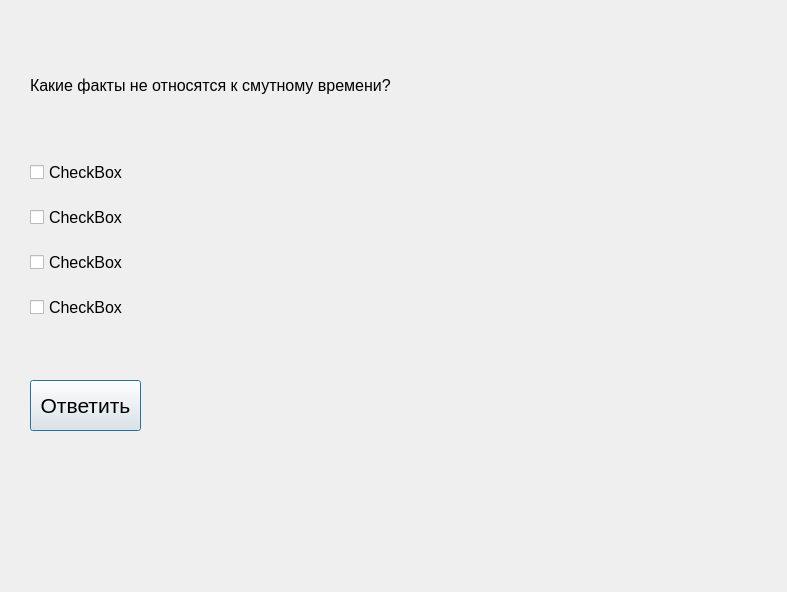
<?xml version="1.0" encoding="UTF-8"?>
<ui version="4.0">
 <class>Dialog</class>
 <widget class="QDialog" name="Dialog">
  <property name="geometry">
   <rect>
    <x>0</x>
    <y>0</y>
    <width>787</width>
    <height>592</height>
   </rect>
  </property>
  <property name="windowTitle">
   <string>Dialog</string>
  </property>
  <widget class="QLabel" name="label">
   <property name="geometry">
    <rect>
     <x>30</x>
     <y>10</y>
     <width>421</width>
     <height>151</height>
    </rect>
   </property>
   <property name="font">
    <font>
     <pointsize>12</pointsize>
    </font>
   </property>
   <property name="text">
    <string>Какие факты не относятся к смутному времени?</string>
   </property>
  </widget>
  <widget class="QWidget" name="formLayoutWidget">
   <property name="geometry">
    <rect>
     <x>30</x>
     <y>160</y>
     <width>271</width>
     <height>191</height>
    </rect>
   </property>
   <layout class="QFormLayout" name="formLayout">
    <property name="horizontalSpacing">
     <number>12</number>
    </property>
    <property name="verticalSpacing">
     <number>20</number>
    </property>
    <item row="0" column="0">
     <widget class="QCheckBox" name="checkBox">
      <property name="font">
       <font>
        <pointsize>12</pointsize>
       </font>
      </property>
      <property name="text">
       <string>CheckBox</string>
      </property>
     </widget>
    </item>
    <item row="1" column="0">
     <widget class="QCheckBox" name="checkBox_2">
      <property name="font">
       <font>
        <pointsize>12</pointsize>
       </font>
      </property>
      <property name="text">
       <string>CheckBox</string>
      </property>
     </widget>
    </item>
    <item row="2" column="0">
     <widget class="QCheckBox" name="checkBox_3">
      <property name="font">
       <font>
        <pointsize>12</pointsize>
       </font>
      </property>
      <property name="text">
       <string>CheckBox</string>
      </property>
     </widget>
    </item>
    <item row="3" column="0">
     <widget class="QCheckBox" name="checkBox_4">
      <property name="font">
       <font>
        <pointsize>12</pointsize>
       </font>
      </property>
      <property name="text">
       <string>CheckBox</string>
      </property>
     </widget>
    </item>
   </layout>
  </widget>
  <widget class="QPushButton" name="pushButton">
   <property name="geometry">
    <rect>
     <x>30</x>
     <y>380</y>
     <width>111</width>
     <height>51</height>
    </rect>
   </property>
   <property name="font">
    <font>
     <pointsize>16</pointsize>
    </font>
   </property>
   <property name="text">
    <string>Ответить</string>
   </property>
  </widget>
 </widget>
 <resources/>
 <connections/>
</ui>
